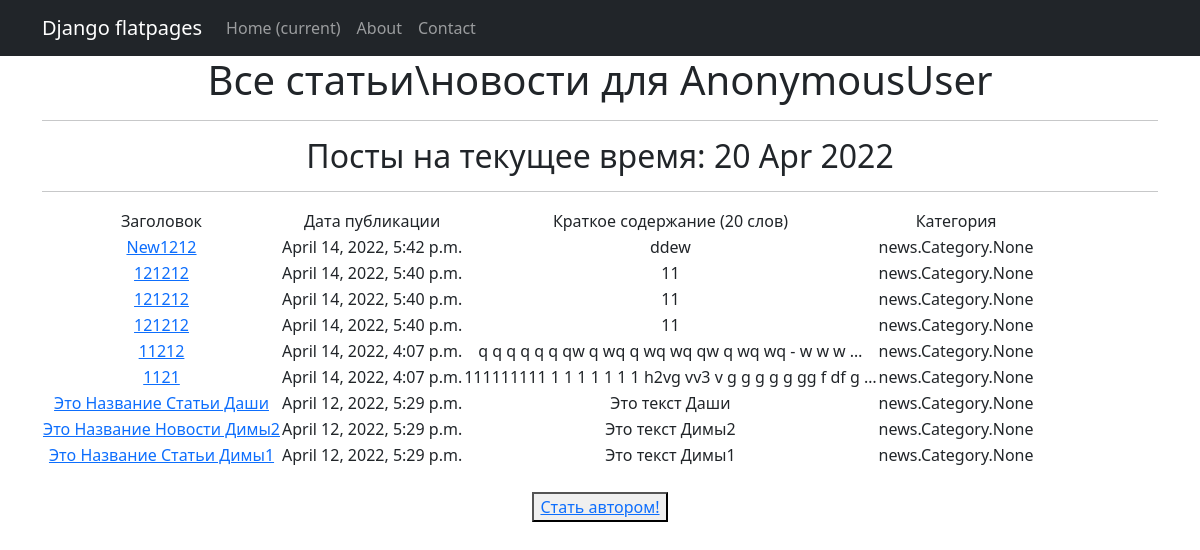
The page /news/ on the database as committed earlier.
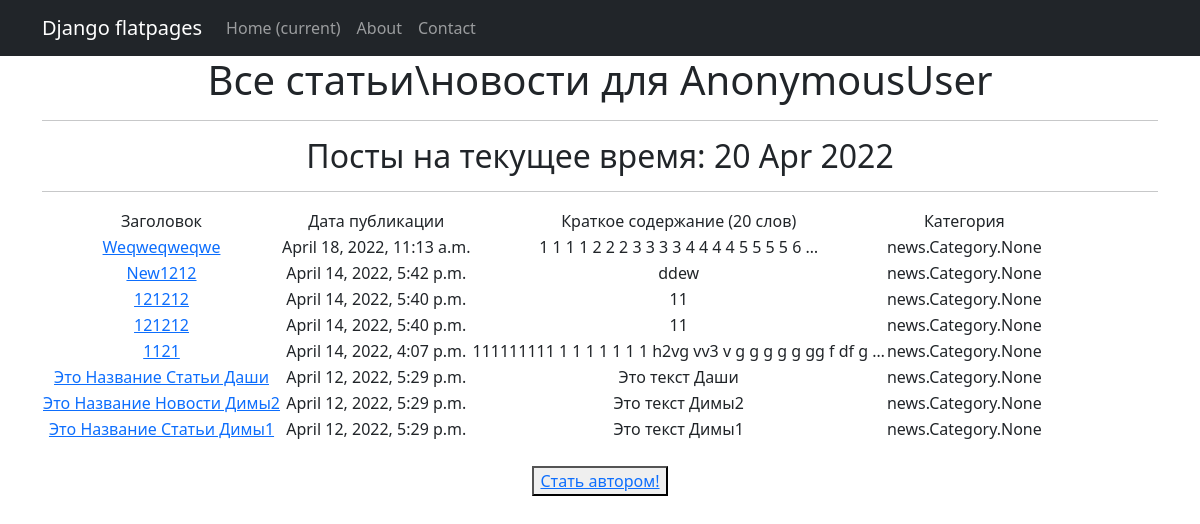
The same page on the database as committed later.
### news/models.py (models this page shows, shortened)
class Post(models.Model):
    article = 'a'
    news = 'n'
    POST_TYPE = [
        (article, "Статья"),
        (news, "Новость")
    ]
    author = models.ForeignKey(Author, on_delete=models.CASCADE)
    post_type = models.CharField(max_length=1, choices=POST_TYPE, default=article)
    created = models.DateTimeField(auto_now_add=True)
    cats = models.ManyToManyField(Category, through='PostCategory')
    title = models.CharField(max_length=256)
    text = models.TextField()
    rating = models.IntegerField(default=0)

### news/views.py (the view)
# urls.py: path('', NewsView.as_view(), name='news'),
class NewsView( ListView):
    model = Post
    template_name = 'news/news.html'
    context_object_name = 'news'
    queryset = Post.objects.order_by('-id')
    paginate_by = 10
    form_class = PostForm
    def get_context_data(self, **kwargs):
        context = super().get_context_data(**kwargs)
        context['time_now'] = datetime.utcnow()
        context['value1'] = None
        context['is_not_author'] = not self.request.user.groups.filter(name='author').exists()
        return context

### news/templatetags/custom_filters.py (called while the page is built)
@register.filter (name = 'Censor')
def Censor (value):
    cens = ('qwerty', 'solomid')
    text = set(value.split())
    for x in text:
        for y in cens:
            if x == y:
                return value.replace(x, '-',3)
    return value

### templates/news/news.html (shortened to what this page needs)
{% extends 'flatpages/default.html' %}
{% load custom_filters %}
{% block content %}
    <h1>Все статьи\новости для {{request.user}}</h1>
    <hr>
    <h2>Посты на текущее время: {{ time_now|date:'d M Y' }} </h2>
    <hr>
    {% if news %}
        <table>
            <tr>
                <td>
                    Заголовок
                </td>
                <td>
                    Дата публикации
                </td>
                <td>
                    Краткое содержание (20 слов)
                </td>
                <td>
                    Категория
                </td>
            </tr>
        {% for new in news %}
            <tr>
                <td>
                    <a href="{% url 'post_detail' new.id %}">{{ new.title|title|Censor }}</a>
                </td>
                <td>
                    {{new.created}}
                </td>
                <td>
                    {{new.text|truncatewords:20|Censor}}
                </td>
                <td>
                    {{new.cats}}
                </td>
            </tr>
        {% endfor %}
        </table>
    {% else %}
<h2>Постов нет!</h2>
    {% endif %}
<br>
{% if is_not_author %}
<button> <a href="upgrade"> Стать автором!</a> </button>
{% endif %}
<br>
{% endblock content %}

### templates/flatpages/default.html (shortened to what this page needs)
<!DOCTYPE html>
<html lang="en">
    <head>
        {% load static %}
        <link href="{% static 'css/styles.css' %}" rel="stylesheet" />
    </head>
    <body>
<nav class="navbar navbar-expand-lg navbar-dark bg-dark static-top">
   <div class="container">
       <a class="navbar-brand" href="#">Django flatpages</a>
       <div class="collapse navbar-collapse" id="navbarResponsive">
           <ul class="navbar-nav ml-auto">
               <li class="nav-item active">
                   <a class="nav-link" href="#">Home
                       <span class="sr-only">(current)</span>
                   </a>
               </li>
               <li class="nav-item">
                   <a class="nav-link" href="/about/">About</a>
               </li>
               <li class="nav-item">
                   <a class="nav-link" href="/contacts/">Contact</a>
               </li>
           </ul>
       </div>
   </div>
</nav>
<div class="container">
   <div class="row">
       <div class="col-lg-12 text-center">
           {% block content %}{% endblock content %}
       </div>
   </div>
</div>
    </body>
</html>

Rows that differ between the two databases and show on the page:
removed Post: title|Censor "121212", created "April 14, 2022, 5:40 p.m.", text|Censor "11", cats "news.Category.None"
removed Post: title|Censor "11212", created "April 14, 2022, 4:07 p.m.", text|Censor "q q q q q q qw q wq q wq wq qw q wq wq - w w w …", cats "news.Category.None"
added Post: title|Censor "Weqweqweqwe", created "April 18, 2022, 11:13 a.m.", text|Censor "1 1 1 1 2 2 2 3 3 3 3 4 4 4 4 5 5 5 5 6 …", cats "news.Category.None"
